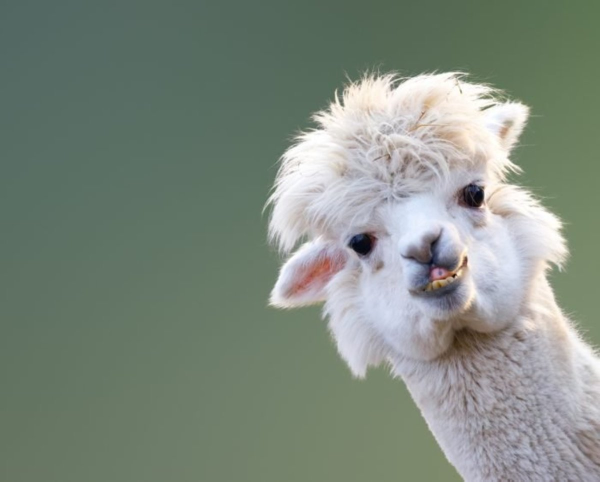
#> input picture data/lama1.jpg, 1200 x 963 px (shown at 1/2 size)
$ jupyter execute --allow-errors 'numpy commander keen.ipynb'   (shell and % lines are left out)
#> lines starting #> are read from the running program, lines starting #| are printed output that depends on the picture
### Try with a jpg file

[cell 1]
#### import webget
import numpy as np
from PIL import Image


#> (the rest of this cell did not finish here and is left out)

### Try with a jpg file

[cell 2]
#### import webget
import numpy as np
from PIL import Image


im = Image.open('data/lama1.jpg')
#> im is the input picture: PIL image 1200x963 RGB; mean R, G, B 127, 138.1, 127.2
# convert the data to RGB color space
rgb_im = im.convert('RGB')
print(rgb_im)
#| <PIL.Image.Image image mode=RGB size=1200x963 at 0x7F4B315F4910>
im_array = np.asarray(rgb_im)
print(im_array.shape, ' represents the rows(y),columns(x) and pixelcolor (as rgb)')
#| (963, 1200, 3)  represents the rows(y),columns(x) and pixelcolor (as rgb)
print('255 255 255 is white to see other colors lets slice away the first 10 squares of data: \n\n',im_array[10:11,7:17,0:])
#| 255 255 255 is white to see other colors lets slice away the first 10 squares of data:
#|  [[[ 81 102  97]
#|   [ 81 102  97]
#|   [ 81 102  97]
#|   [ 81 102  97]
#|   [ 81 102  97]
#|   [ 81 102  97]
#|   [ 81 102  97]
#|   [ 82 103  98]
#|   [ 82 103  98]
#|   [ 82 103  98]]]
im_data = np.copy(im_array)  # we have to copy the data as we want to modify it later

[cell 3]
import matplotlib.pyplot as plt
print('im_data.shape[0] is the y-values (verical dimension):\n',im_data.shape[0],'\nim_data.shape[1] is the x-values (horizontal dimension):\n',im_data.shape[1],'\nim_data.shape[2] is the actual rgb color of the pixel:\n',im_data.shape[2])
#| im_data.shape[0] is the y-values (verical dimension):
#|  963
#| im_data.shape[1] is the x-values (horizontal dimension):
#|  1200
#| im_data.shape[2] is the actual rgb color of the pixel:
#|  3
img_line = im_data.reshape(im_data.shape[0] * im_data.shape[1], im_data.shape[2]) # reshaping 3d array to a 2d array by putting the x,y values one long data row
print('now its a 2d array:\n',img_line)
#> (printed output is left out)
print('new shape: ',img_line.shape)
#| new shape:  (1155600, 3)
plt.plot(img_line[:,0], 'ro') #shorthand for red circle
plt.plot(img_line[:,1], 'gx') #green x
plt.plot(img_line[:,2], 'b+') #blue plus
plt.xlabel('Pixels starting from upper left corner')
plt.ylabel('strength of the r,g or b color in the pixel') # white color shows up as full force on all 3 chanels, but blue overpowers because it is written on top (last)
plt.show()
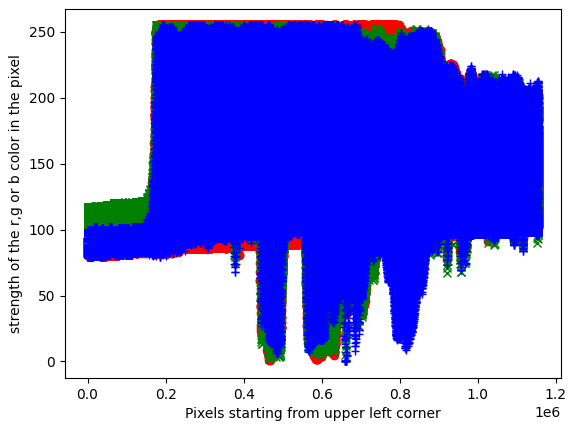
#> figure drawn by matplotlib, 1 panel; curve peaks at x = 179701, y = 255; curve peaks at x = 176098, y = 255; curve peaks at x = 192856, y = 255

[cell 4]
im_data_orig = np.copy(im_data)

[cell 5]
print(im_data.shape)
#| (963, 1200, 3)
print(im_data_orig[32,24,:]) # pink color from 32px down - 24px right in commander_keen img
#| [ 83 104  99]

mask = (im_data_orig[:,:,0] == 252) & (im_data_orig[:,:,1] == 84) & (im_data_orig[:,:,2] == 252)
#> mask: shape (963, 1200) bool; every value is 0
im_data[mask] = np.array([250, 230, 0]) # replace the pixels chosen by the mask with [250,230,0]=yellow
plt.figure()
plt.subplot(1, 2, 2) # 1=row, 2=column, 2=index (image will have one row with 2 columns AND this plot will be in the second column/index)
plt.title('Original')
plt.imshow(im_data_orig)
plt.subplot(1, 2, 1)
plt.title('Modified')
plt.imshow(im_data)
plt.show()
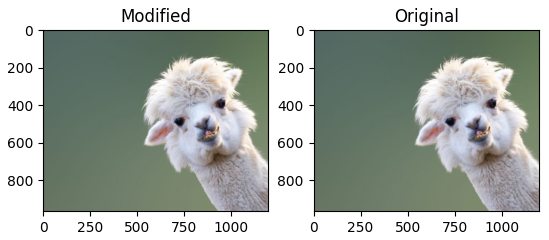
#> figure drawn by matplotlib, 2 panels

[cell 6]
red_channel = im_data_orig[:,:,0] # red=0, green=1, blue=2
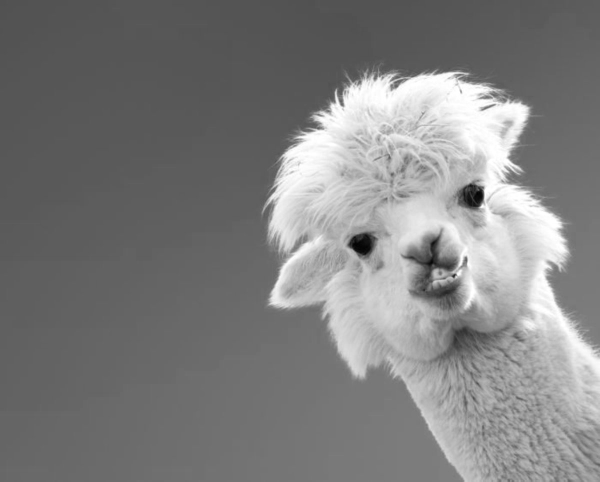
#> red_channel: shape (963, 1200) (shown at 1/2 size); min 1, max 255, mean 127
print('upper left corner is all white and red,green,blue==255:',red_channel[0,0],'\n somewhere in the center:',red_channel[50,24])
#| upper left corner is all white and red,green,blue==255: 81
#|  somewhere in the center: 83
plt.imshow(red_channel, cmap=plt.cm.Greys) # low value becomes light and close to 255 becomes black.

[cell 7]
channels = [('Red', 0), ('Green', 1), ('Blue', 2)]
plt.figure()
for channel, channel_idx in channels:
    plt.subplot(1, 3, channel_idx+1)
    plt.title('{}'.format(channel))
    imarray = im_data_orig[:,:,channel_idx]
    plt.imshow(imarray, cmap=plt.cm.Greys)
#> this loop made 3 passes
#> pass 2, `imarray = im_data_orig[:,:,channel_idx]`:
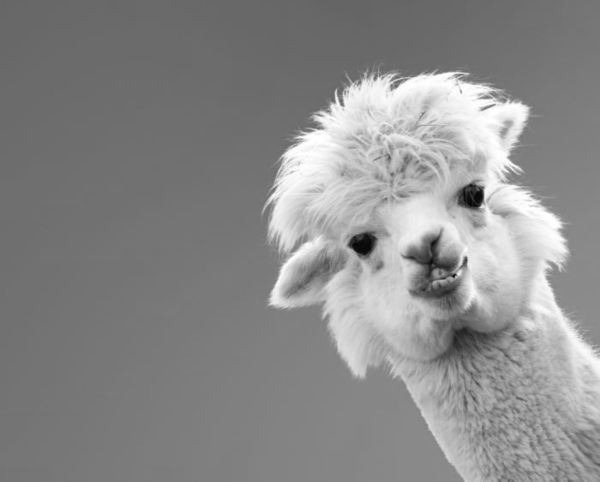
#> imarray: shape (963, 1200) (shown at 1/2 size); min 2, max 255, mean 138.1
#> pass 3, `imarray = im_data_orig[:,:,channel_idx]`:
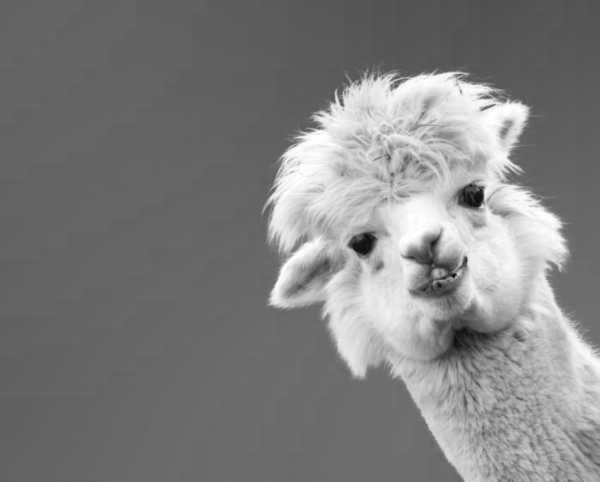
#> imarray: shape (963, 1200) (shown at 1/2 size); min 0, max 255, mean 127.2
